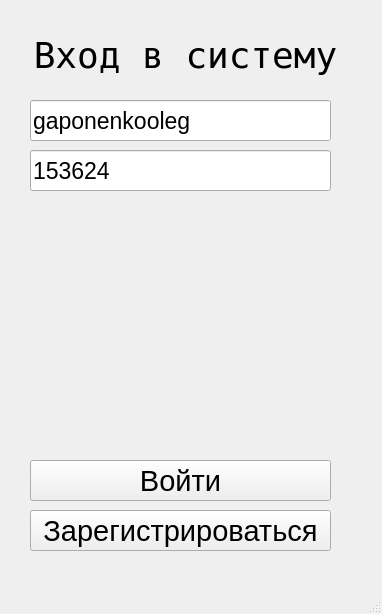
<?xml version="1.0" encoding="UTF-8"?>
<ui version="4.0">
 <class>MainWindow</class>
 <widget class="QMainWindow" name="MainWindow">
  <property name="geometry">
   <rect>
    <x>0</x>
    <y>0</y>
    <width>382</width>
    <height>614</height>
   </rect>
  </property>
  <property name="windowTitle">
   <string>MainWindow</string>
  </property>
  <widget class="QWidget" name="centralwidget">
   <widget class="QLabel" name="label">
    <property name="geometry">
     <rect>
      <x>20</x>
      <y>30</y>
      <width>331</width>
      <height>51</height>
     </rect>
    </property>
    <property name="font">
     <font>
      <family>Andale Mono</family>
      <pointsize>27</pointsize>
     </font>
    </property>
    <property name="text">
     <string>Вход в систему</string>
    </property>
    <property name="alignment">
     <set>Qt::AlignmentFlag::AlignCenter</set>
    </property>
   </widget>
   <widget class="QLineEdit" name="mail">
    <property name="geometry">
     <rect>
      <x>30</x>
      <y>100</y>
      <width>301</width>
      <height>41</height>
     </rect>
    </property>
    <property name="font">
     <font>
      <pointsize>17</pointsize>
     </font>
    </property>
    <property name="inputMask">
     <string/>
    </property>
    <property name="text">
     <string extracomment=" ">gaponenkooleg</string>
    </property>
    <property name="placeholderText">
     <string>Введите почту</string>
    </property>
   </widget>
   <widget class="QLineEdit" name="password">
    <property name="geometry">
     <rect>
      <x>30</x>
      <y>150</y>
      <width>301</width>
      <height>41</height>
     </rect>
    </property>
    <property name="font">
     <font>
      <pointsize>17</pointsize>
     </font>
    </property>
    <property name="inputMask">
     <string/>
    </property>
    <property name="text">
     <string extracomment=" ">153624</string>
    </property>
    <property name="placeholderText">
     <string>Введите пароль</string>
    </property>
   </widget>
   <widget class="QPushButton" name="loginButton">
    <property name="geometry">
     <rect>
      <x>30</x>
      <y>460</y>
      <width>301</width>
      <height>41</height>
     </rect>
    </property>
    <property name="font">
     <font>
      <pointsize>22</pointsize>
     </font>
    </property>
    <property name="text">
     <string>Войти</string>
    </property>
    <property name="checkable">
     <bool>false</bool>
    </property>
    <property name="checked">
     <bool>false</bool>
    </property>
    <property name="autoDefault">
     <bool>false</bool>
    </property>
   </widget>
   <widget class="QPushButton" name="loginButton_2">
    <property name="geometry">
     <rect>
      <x>30</x>
      <y>510</y>
      <width>301</width>
      <height>41</height>
     </rect>
    </property>
    <property name="font">
     <font>
      <pointsize>22</pointsize>
     </font>
    </property>
    <property name="text">
     <string>Зарегистрироваться</string>
    </property>
    <property name="checkable">
     <bool>false</bool>
    </property>
    <property name="checked">
     <bool>false</bool>
    </property>
    <property name="autoDefault">
     <bool>false</bool>
    </property>
   </widget>
  </widget>
  <widget class="QMenuBar" name="menubar">
   <property name="geometry">
    <rect>
     <x>0</x>
     <y>0</y>
     <width>382</width>
     <height>22</height>
    </rect>
   </property>
  </widget>
  <widget class="QStatusBar" name="statusbar"/>
 </widget>
 <resources/>
 <connections/>
</ui>
